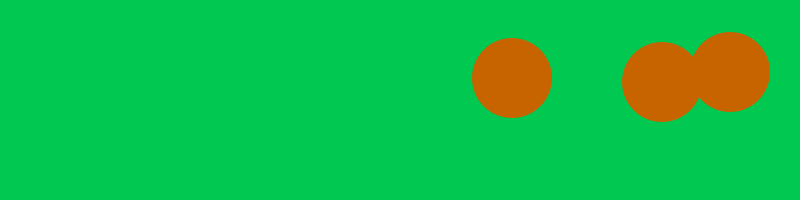
Frame 1 (no input)
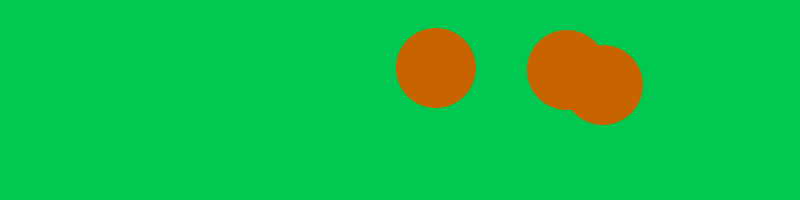
Frame 60 (the mouse pressed at the canvas centre just before this capture)
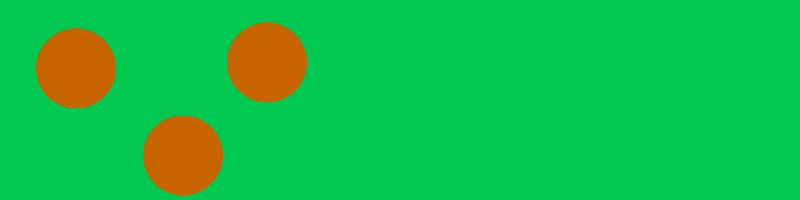
Frame 120 (the mouse held since frame 60 and released just before this capture)

The Processing sketch that drew these frames (run headless with seeded random() and noise(); from frame 60 on, the mouse is pressed at the canvas centre):

// Processing sketch: PV016_multipleBallsBouncingProcedural
// ── PV016_multipleBallsBouncingProcedural.pde
// multiple balls bouncing in the canvas
//
// HW
// --
//
// 1. add one more ball
// 2. for each ball, set a different fill color (use an array the holds the color for each ball)
//
// NOTE
// ----
//
// You will see how this code will be way easier to understand and write, in an Object Oriented fashion

int[] xs, ys;
int ballRadius;
int[] xSpeeds, ySpeeds;

void setup() {
  size(800, 200);
  
  final int nBalls = 3;
  
  xs = new int[nBalls];
  ys = new int[nBalls];
  xSpeeds = new int[nBalls];
  ySpeeds = new int[nBalls];
  
  ballRadius = 40;

  initStartingPositions();
  initSpeeds();  
}

void draw() {
  refresh();
  moveBalls();
  drawBalls();
}

// use this to set the initial position of the ball at (probably) different random values
void initStartingPositions() {
  for (int i = 0; i < xs.length; i++) {
    xs[i] = int(random(width - 2*ballRadius)) + ballRadius;
    ys[i] = int(random(height - 2*ballRadius)) + ballRadius;
  }
}

// use this to set the initial position of the all the ball in the same point
void initStartingPositionsFromTheSamePoint(int x0, int y0) {
  for (int i = 0; i < xs.length; i++) {
    xs[i] = x0;
    ys[i] = y0;
  }
}

void initSpeeds() {
  final int maxSpeed = 7;
  for (int i = 0; i < xs.length; i++) {
    xSpeeds[i] = int(random(maxSpeed)) + 4;
    ySpeeds[i] = int(random(maxSpeed)) + 4;
  }
}

void moveBalls() {
  for (int i = 0; i < xs.length; i++) {
    moveBall(i);
  }
}

void drawBalls() {
  for (int i = 0; i < xs.length; i++) {
    drawBall(i);
  }
}

void refresh() {
  final color bkgColor = color(0, 200, 80);
  background(bkgColor);
}

void moveBall(int i) {
  int x = xs[i];
  int y = ys[i];
  int xSpeed = xSpeeds[i];
  int ySpeed = ySpeeds[i];
  if (x >= width - ballRadius || x <= ballRadius) xSpeed = -xSpeed;
  if (y >= height - ballRadius || y <= ballRadius) ySpeed = -ySpeed;
  xSpeeds[i] = xSpeed;
  ySpeeds[i] = ySpeed;
  xs[i] += xSpeeds[i];
  ys[i] += ySpeeds[i]; //<>//
}

void drawBall(int i) {
  int x = xs[i];
  int y = ys[i];
  final color ballColor = color(200, 100, 0);
  pushStyle();
  noStroke();
  fill(ballColor);
  circle(x, y, 2*ballRadius);
  popStyle();
}
